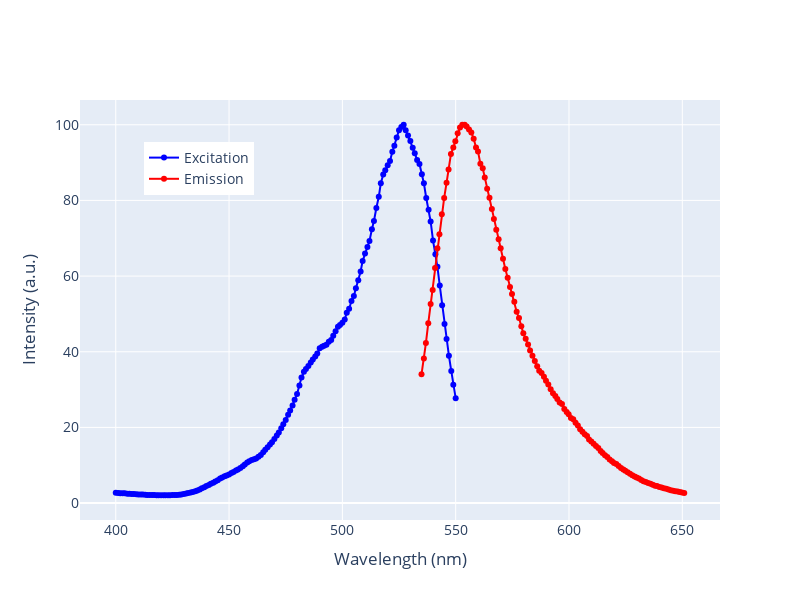

The notebook cell saved with this chart:
### Code cell
ecc_lambda = data['Wavelength (nm).1'].dropna().to_numpy()
ecc_int = data['Intensity (a.u.).1'].dropna().to_numpy()

emi_lambda = data['Wavelength (nm)'].dropna().to_numpy()
emi_int = data['Intensity (a.u.)'].dropna().to_numpy()

norm_factor_exc = np.max(ecc_int)
norm_factor_em = np.max(emi_int)

fig = go.Figure()
fig.add_trace(go.Scatter(x=ecc_lambda, y=ecc_int/norm_factor_exc *100, mode='lines+markers', name='Excitation', line=dict(color='blue')))
# fig.add_trace(go.Scatter(x=R6G_excitation['Wavelength'], y=R6G_excitation['Relative intensity'], mode='lines', name='Excitation theoric', line=dict(color='purple')))
fig.add_trace(go.Scatter(x=emi_lambda, y=emi_int/norm_factor_em *100, mode='lines+markers', name='Emission', line=dict(color='red')))
# fig.add_trace(go.Scatter(x=R6G_emission['Wavelength'], y=R6G_emission['Relative intensity'], mode='lines', name='Emission theoric', line=dict(color='orange')))
fig.update_layout(
    # title='Stokes Shift',
    xaxis_title='Wavelength (nm)',
    yaxis_title='Intensity (a.u.)',
    legend=dict(x=0.1, y=0.9),
    font=dict(size=14),
    width=800,
    height=600,
)
fig.show()

### Figure 1 — Plotly figure (JSON) as saved in the notebook; plotly's stock layout.template omitted (floating-point values rounded to 4 significant figures; data arrays with more than 128 entries replaced by an {"elided": "..."} marker saying what was removed)
{"data": [{"line": {"color": "blue"}, "mode": "lines+markers", "name": "Excitation", "type": "scatter", "x": {"elided": "151 float values"}, "y": {"elided": "151 float values"}}, {"line": {"color": "red"}, "mode": "lines+markers", "name": "Emission", "type": "scatter", "x": [534.9, 536.0, 536.9, 537.9, 539.0, 539.8, 540.9, 541.9, 542.8, 543.9, 544.9, 546.0, 546.9, 547.9, 549.0, 549.8, 550.9, 551.9, 552.9, 554.0, 554.8, 555.9, 556.9, 557.9, 559.0, 559.8, 560.9, 561.9, 562.8, 563.9, 564.9, 566.0, 566.9, 567.9, 569.0, 569.8, 570.9, 571.9, 572.9, 574.0, 574.8, 575.9, 576.9, 577.9, 579.0, 579.8, 580.9, 581.9, 582.8, 583.9, 584.9, 586.0, 586.9, 587.9, 589.0, 589.8, 590.9, 591.9, 592.9, 594.0, 594.8, 595.9, 596.9, 597.9, 599.0, 599.8, 600.9, 601.9, 602.9, 603.9, 604.9, 605.9, 607.0, 608.0, 608.8, 609.8, 610.9, 611.9, 612.9, 614.0, 614.8, 615.9, 616.9, 617.9, 619.0, 619.8, 620.9, 621.9, 622.9, 624.0, 624.8, 625.9, 626.9, 627.9, 629.0, 629.8, 630.9, 631.9, 632.9, 633.9, 634.9, 635.9, 637.0, 638.0, 638.8, 639.8, 640.9, 641.9, 642.9, 643.9, 644.9, 645.9, 647.0, 648.0, 648.8, 649.8, 650.9], "y": [34.03, 38.19, 42.3, 47.56, 52.64, 56.32, 62.11, 67.37, 71.08, 76.36, 80.65, 84.64, 88.15, 92.25, 93.96, 95.66, 97.77, 99.26, 100.0, 100.0, 99.51, 98.72, 97.93, 96.33, 94.0, 92.95, 89.7, 88.47, 86.03, 83.06, 80.72, 77.74, 75.07, 72.26, 69.74, 67.34, 64.57, 61.86, 59.57, 57.09, 55.28, 53.21, 50.56, 48.91, 46.74, 44.87, 43.42, 41.92, 40.36, 38.92, 37.52, 36.17, 34.97, 34.4, 33.41, 32.35, 31.35, 30.06, 29.01, 28.3, 27.54, 26.59, 26.17, 24.89, 24.05, 23.47, 22.46, 22.15, 21.22, 20.53, 19.53, 18.88, 18.2, 17.74, 16.79, 16.29, 15.67, 15.12, 14.53, 13.79, 13.26, 12.63, 12.21, 11.55, 11.08, 10.61, 10.31, 9.799, 9.285, 8.855, 8.56, 8.145, 7.726, 7.354, 7.045, 6.787, 6.47, 6.12, 5.764, 5.584, 5.336, 5.13, 4.855, 4.608, 4.501, 4.28, 4.132, 3.91, 3.759, 3.604, 3.424, 3.271, 3.121, 3.035, 2.912, 2.817, 2.659]}], "layout": {"font": {"size": 14}, "height": 600, "legend": {"x": 0.1, "y": 0.9}, "width": 800, "xaxis": {"title": {"text": "Wavelength (nm)"}}, "yaxis": {"title": {"text": "Intensity (a.u.)"}}}}
